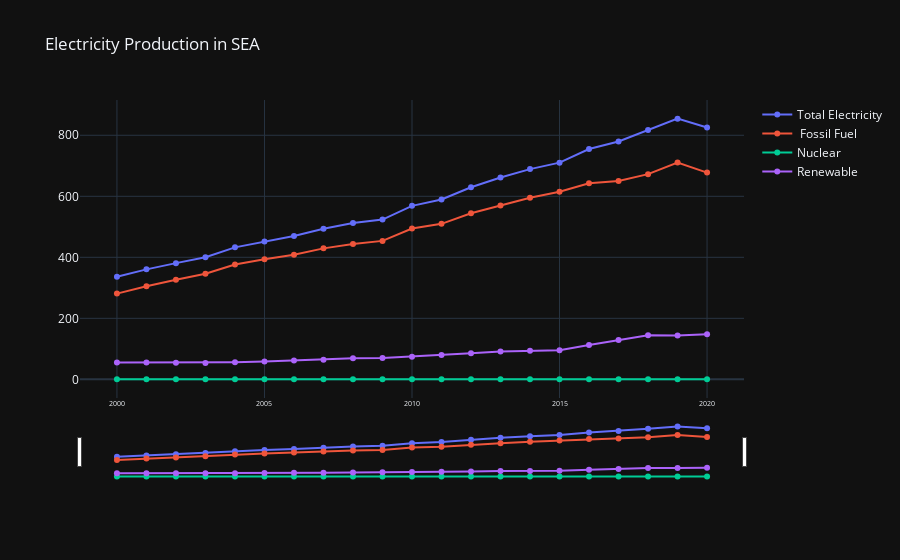

The cell this chart's notebook holds for it:
### Code cell
fig_electricity_sea_volume = go.Figure()
fig_electricity_sea_volume.add_trace(go.Scatter(x = electricity_sea_sum.index, y = electricity_sea_sum['Total Electricity'], name = 'Total Electricity', mode = 'lines+markers'))
fig_electricity_sea_volume.add_trace(go.Scatter(x = electricity_sea_sum.index, y = electricity_sea_sum['Electricity from fossil fuels (TWh)'], name = ' Fossil Fuel', mode = 'lines+markers'))
fig_electricity_sea_volume.add_trace(go.Scatter(x = electricity_sea_sum.index, y = electricity_sea_sum['Electricity from nuclear (TWh)'], name = 'Nuclear', mode = 'lines+markers'))
fig_electricity_sea_volume.add_trace(go.Scatter(x = electricity_sea_sum.index, y = electricity_sea_sum['Electricity from renewables (TWh)'], name = 'Renewable', mode = 'lines+markers'))
fig_electricity_sea_volume.update_layout( title = 'Electricity Production in SEA', xaxis_tickfont_size = 7, template = 'plotly_dark')
fig_electricity_sea_volume.update_xaxes(rangeslider_visible = True)
fig_electricity_sea_volume.show()

### Figure 1 — Plotly figure (JSON) as saved in the notebook; plotly's stock layout.template omitted (floating-point values rounded to 4 significant figures)
{"data": [{"mode": "lines+markers", "name": "Total Electricity", "type": "scatter", "x": [2000, 2001, 2002, 2003, 2004, 2005, 2006, 2007, 2008, 2009, 2010, 2011, 2012, 2013, 2014, 2015, 2016, 2017, 2018, 2019, 2020], "y": [336.1, 360.5, 380.9, 400.1, 432.7, 452.0, 470.1, 493.3, 512.3, 523.8, 568.6, 589.5, 629.5, 661.5, 689.1, 710.4, 754.9, 779.6, 817.1, 854.5, 825.7]}, {"mode": "lines+markers", "name": " Fossil Fuel", "type": "scatter", "x": [2000, 2001, 2002, 2003, 2004, 2005, 2006, 2007, 2008, 2009, 2010, 2011, 2012, 2013, 2014, 2015, 2016, 2017, 2018, 2019, 2020], "y": [281, 305.3, 326.4, 346.2, 376.5, 393.9, 408.1, 429.3, 443.4, 453.9, 494.3, 509.7, 544.4, 570.0, 595.3, 614.8, 642.5, 650.3, 672.6, 710.7, 677.6]}, {"mode": "lines+markers", "name": "Nuclear", "type": "scatter", "x": [2000, 2001, 2002, 2003, 2004, 2005, 2006, 2007, 2008, 2009, 2010, 2011, 2012, 2013, 2014, 2015, 2016, 2017, 2018, 2019, 2020], "y": [0, 0, 0, 0, 0, 0, 0, 0, 0, 0, 0, 0, 0, 0, 0, 0, 0, 0, 0, 0, 0]}, {"mode": "lines+markers", "name": "Renewable", "type": "scatter", "x": [2000, 2001, 2002, 2003, 2004, 2005, 2006, 2007, 2008, 2009, 2010, 2011, 2012, 2013, 2014, 2015, 2016, 2017, 2018, 2019, 2020], "y": [55.07, 55.17, 54.58, 53.89, 56.2, 58.13, 61.95, 63.98, 68.86, 69.91, 74.34, 79.8, 85.16, 91.46, 93.81, 95.59, 112.4, 129.3, 144.5, 143.8, 148.2]}], "layout": {"title": {"text": "Electricity Production in SEA"}, "xaxis": {"rangeslider": {"visible": true}, "tickfont": {"size": 7}}}}
